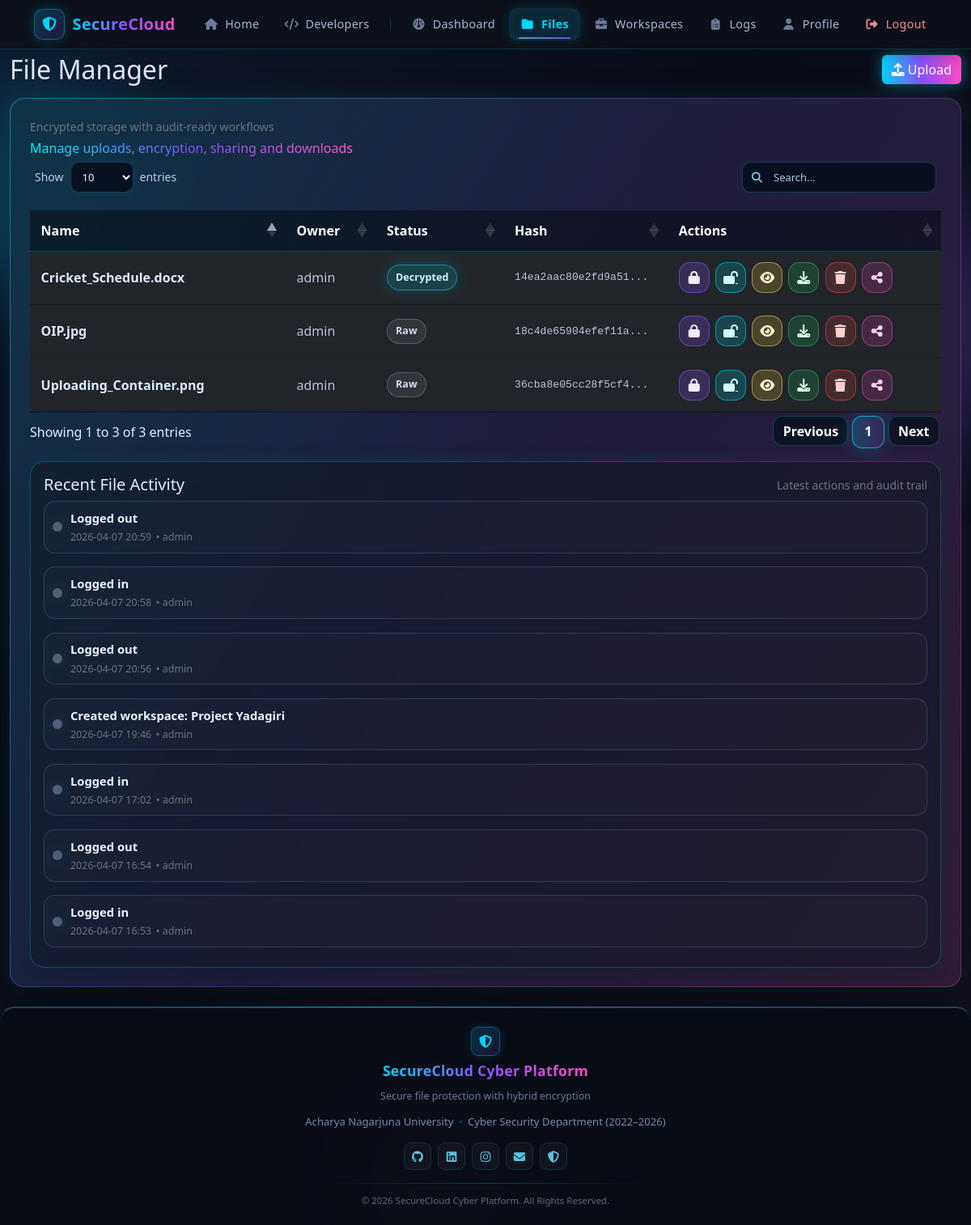
The page /files (signed in) on the database its author committed.
### models.py (models this page shows, shortened)
class File(db.Model):
    id = db.Column(db.Integer, primary_key=True)
    filename = db.Column(db.String(255), nullable=False)
    original_filename = db.Column(db.String(255), nullable=False)
    file_size = db.Column(db.Integer, nullable=True)
    file_type = db.Column(db.String(100), nullable=True)
    encrypted_path = db.Column(db.String(255), nullable=True)
    decrypted_path = db.Column(db.String(255), nullable=True)
    encrypted_aes_key = db.Column(db.Text, nullable=True)
    iv_or_nonce = db.Column(db.Text, nullable=True)
    file_hash = db.Column(db.String(128), nullable=True)
    owner_id = db.Column(db.Integer, db.ForeignKey("user.id"), nullable=False)
    shared_with = db.Column(db.Text, nullable=True)  # comma separated user ids
    workspace_id = db.Column(db.Integer, db.ForeignKey("workspace.id"), nullable=True)  # Workspace sharing
    encryption_status = db.Column(db.String(20), default="raw", nullable=False)
    uploaded_at = db.Column(db.DateTime, default=datetime.utcnow, nullable=False)
    logs = db.relationship("ActivityLog", backref="file", lazy=True)
    def shared_user_ids(self):
        if not self.shared_with:
            return []
        return [int(x) for x in self.shared_with.split(",") if x.strip().isdigit()]

class User(UserMixin, db.Model):
    id = db.Column(db.Integer, primary_key=True)
    username = db.Column(db.String(80), nullable=False, unique=True)
    email = db.Column(db.String(120), nullable=False, unique=True, index=True)
    password_hash = db.Column(db.String(255), nullable=False)
    role = db.Column(db.String(20), nullable=False, default="user")
    public_key = db.Column(db.Text, nullable=True)
    private_key = db.Column(db.Text, nullable=True)
    created_at = db.Column(db.DateTime, default=datetime.utcnow, nullable=False)
    is_active = db.Column(db.Boolean, default=True, nullable=False)
    files = db.relationship("File", backref="owner", lazy=True, cascade="all, delete-orphan")
    logs = db.relationship(
        "ActivityLog", backref="actor", lazy=True, cascade="all, delete-orphan"
    )
    workspace_memberships = db.relationship("WorkspaceMember", backref="user", lazy=True, cascade="all, delete-orphan")

class ActivityLog(db.Model):
    id = db.Column(db.Integer, primary_key=True)
    user_id = db.Column(db.Integer, db.ForeignKey("user.id"), nullable=False)
    action = db.Column(db.String(255), nullable=False)
    file_id = db.Column(db.Integer, db.ForeignKey("file.id"), nullable=True)
    ip_address = db.Column(db.String(50), nullable=True)
    timestamp = db.Column(db.DateTime, default=datetime.utcnow, nullable=False, index=True)
    status = db.Column(db.String(20), default="success", nullable=False)

### app.py (the view, shortened to what this page needs)
@login_required
@app.route("/files")
def files():
    if current_user.role == "admin":
        records = File.query.order_by(File.uploaded_at.desc()).all()
        recent_activity = ActivityLog.query.order_by(ActivityLog.timestamp.desc()).limit(7).all()
    return render_template("files/files.html", files=records, recent_activity=recent_activity)

### app.py (called while the page is built)
@login_manager.user_loader
def load_user(user_id):
    return db.session.get(User, int(user_id))

### templates/files/files.html (shortened to what this page needs)
{% extends "layout.html" %}
{% block page_class %}files-page{% endblock %}
{% block content %}
<div class="d-flex justify-content-between align-items-center mb-2">
  <h2 class="mb-0">File Manager</h2>
  <a href="{{ url_for('upload') }}" class="btn btn-neon" data-bs-toggle="tooltip" title="Upload File"><i class="fa fa-upload"></i> Upload</a>
</div>
<div class="glass-card files-panel">
  <div class="files-panel-header d-flex justify-content-between align-items-end gap-3">
    <div>
      <div class="text-secondary small mb-1">Encrypted storage with audit-ready workflows</div>
      <div class="neon-text">Manage uploads, encryption, sharing and downloads</div>
    </div>
  </div>
  <table class="table table-dark datatable">
    <thead>
      <tr>
        <th>Name</th>
        <th>Owner</th>
        <th>Status</th>
        <th class="hash-col">Hash</th>
        <th class="actions-col">Actions</th>
      </tr>
    </thead>
    <tbody>
      {% for f in files %}
      {% set shared_count = f.shared_user_ids()|length %}
      {% if shared_count > 0 %}
        {% set status_label = "Shared" %}
        {% set status_class = "status-shared" %}
      {% else %}
        {% set status_label = f.encryption_status|capitalize %}
        {% if f.encryption_status == "raw" %}
          {% set status_class = "status-raw" %}
        {% elif f.encryption_status == "encrypted" %}
          {% set status_class = "status-encrypted" %}
        {% else %}
          {% set status_class = "status-decrypted" %}
        {% endif %}
      {% endif %}
      <tr>
        <td class="file-name">
          <div class="fw-600">{{ f.original_filename }}</div>
        </td>
        <td class="text-muted-soft">{{ f.owner.username }}</td>
        <td>
          <span class="status-badge {{ status_class }}">{{ status_label }}</span>
        </td>
        <td class="hash-cell">{{ (f.file_hash or '')[:18] }}...</td>
        <td class="actions-cell">
          <a class="icon-btn btn-encrypt" href="{{ url_for('encrypt_file', file_id=f.id) }}" data-bs-toggle="tooltip" title="Encrypt File"><i class="fa fa-lock"></i></a>
          <a class="icon-btn btn-decrypt" href="{{ url_for('decrypt_file', file_id=f.id) }}" data-bs-toggle="tooltip" title="Decrypt File"><i class="fa fa-lock-open"></i></a>
          <button class="icon-btn btn-view preview-btn" data-name="{{ f.original_filename }}" data-bs-toggle="tooltip" title="View File"><i class="fa fa-eye"></i></button>
          <a class="icon-btn btn-download" href="{{ url_for('download_file', file_id=f.id) }}" data-bs-toggle="tooltip" title="Download File"><i class="fa fa-download"></i></a>
          <a class="icon-btn btn-delete delete-link" href="{{ url_for('delete_file', file_id=f.id) }}" data-bs-toggle="tooltip" title="Delete File"><i class="fa fa-trash"></i></a>
          <button class="icon-btn btn-share" data-bs-toggle="modal" data-bs-target="#m{{ f.id }}" title="Share File">
            <i class="fa fa-share-nodes" data-bs-toggle="tooltip" title="Share File"></i>
          </button>
        </td>
      </tr>
      {% endfor %}
    </tbody>
  </table>
  <div class="recent-activity p-3 mt-3">
    <div class="d-flex justify-content-between align-items-center mb-2">
      <h5 class="mb-0">Recent File Activity</h5>
      <span class="text-secondary small">Latest actions and audit trail</span>
    </div>
    <div class="activity-list">
      {% if recent_activity %}
        {% for a in recent_activity %}
          <div class="activity-item">
            {% if "Uploaded" in a.action %}
              <span class="activity-dot dot-upload"></span>
            {% elif "Encrypted" in a.action %}
              <span class="activity-dot dot-encrypt"></span>
            {% elif "Shared" in a.action %}
              <span class="activity-dot dot-share"></span>
            {% elif "Deleted" in a.action %}
              <span class="activity-dot dot-delete"></span>
            {% else %}
              <span class="activity-dot"></span>
            {% endif %}
            <div class="activity-main">
              <div class="activity-title">{{ a.action }}</div>
              <div class="activity-meta">
                <span class="text-secondary">{{ a.timestamp.strftime('%Y-%m-%d %H:%M') }}</span>
                {% if a.actor %}<span class="text-secondary"> • {{ a.actor.username }}</span>{% endif %}
              </div>
            </div>
          </div>
        {% endfor %}
      {% else %}
        <div class="text-secondary small">No activity yet.</div>
      {% endif %}
    </div>
  </div>
</div>
{% endblock %}

### rows shown on the page
File: original_filename "Uploading_Container.png", owner.username "admin", encryption_status "Raw", file_hash "36cba8e05cc28f5cf4"
File: original_filename "Cricket_Schedule.docx", owner.username "admin", encryption_status "Decrypted", file_hash "14ea2aac80e2fd9a51"
File: original_filename "OIP.jpg", owner.username "admin", encryption_status "Raw", file_hash "18c4de65904efef11a"
ActivityLog: action "Logged out", timestamp "2026-04-07 20:59", actor.username "admin"
ActivityLog: action "Logged in", timestamp "2026-04-07 20:58", actor.username "admin"
ActivityLog: action "Logged out", timestamp "2026-04-07 20:56", actor.username "admin"
ActivityLog: action "Created workspace: Project Yadagiri", timestamp "2026-04-07 19:46", actor.username "admin"
ActivityLog: action "Logged in", timestamp "2026-04-07 17:02", actor.username "admin"
ActivityLog: action "Logged out", timestamp "2026-04-07 16:54", actor.username "admin"
ActivityLog: action "Logged in", timestamp "2026-04-07 16:53", actor.username "admin"
